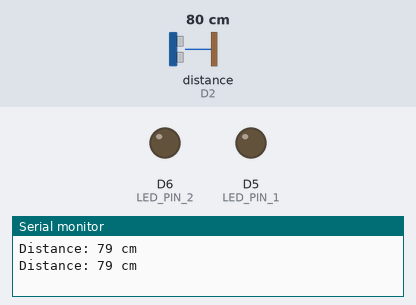
The sketch below on a simulated ESP8266 (NodeMCU). On the bench: output pins drawn as LEDs (lit = HIGH), the last lines printed to the serial monitor. Wiring (inferred from the names in the program): ultrasonic range finder: trigger D1; echo D2. The inputs (shaded band) are chosen by the test bench; at power-on: distance to the obstacle (sensor on D2) 80 cm. The echo pulse lasts 58.3 µs per cm; pins used as bus, display or sensor lines are not drawn.

Above: at 2.8 s.
2.9 s: distance to the obstacle (sensor on D2) set to 35 cm
5.6 s: distance to the obstacle (sensor on D2) set to 27 cm
At 6.5 s:
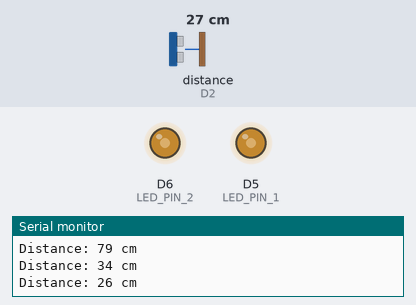
8.3 s: distance to the obstacle (sensor on D2) set to 2 cm
At 10.9 s:
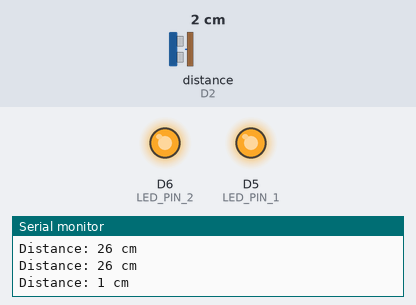
11.5 s: distance to the obstacle (sensor on D2) set to 18 cm
At 12.4 s:
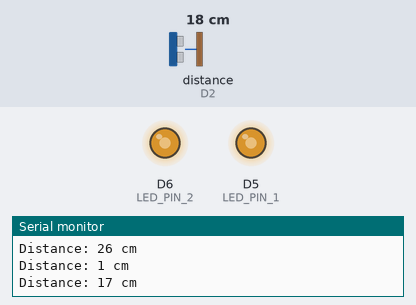
Timing chart, 0 to 14.5 s (numbered marks = the images above; inputs shaded):
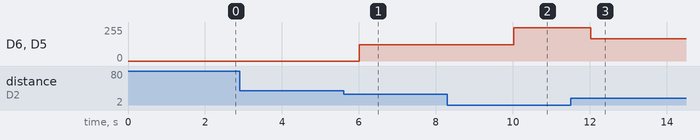

Measured:
- the behaviour switches between 32 and 31 cm on distance to the obstacle (sensor on D2) (found by bisection; images 0 and 1)
- after the input at 5.6 s, D6 (LED_PIN_2), D5 (LED_PIN_1): 0/255 → 122/255 after 0.42 s
- after the input at 8.3 s, D6 (LED_PIN_2), D5 (LED_PIN_1): 122/255 → 250/255 after 1.7 s
- after the input at 11.5 s, D6 (LED_PIN_2), D5 (LED_PIN_1): 250/255 → 168/255 after 0.52 s

The sketch:

sketch_usonic_1_led2.ino
```cpp
#define TRIG_PIN D1  // Connect TRIG pin of ultrasonic sensor to D1
#define ECHO_PIN D2  // Connect ECHO pin of ultrasonic sensor to D2
#define LED_PIN_1 D5 // Connect LED 1 to GPIO pin D5
#define LED_PIN_2 D6 // Connect LED 2 to GPIO pin D6

void setup() {
  Serial.begin(9600);
  pinMode(TRIG_PIN, OUTPUT);
  pinMode(ECHO_PIN, INPUT);
  pinMode(LED_PIN_1, OUTPUT);
  pinMode(LED_PIN_2, OUTPUT);
}

void loop() {
  long duration, distance;

  // Trigger the ultrasonic sensor
  digitalWrite(TRIG_PIN, LOW);
  delayMicroseconds(2);
  digitalWrite(TRIG_PIN, HIGH);
  delayMicroseconds(10);
  digitalWrite(TRIG_PIN, LOW);

  // Read the duration of the echo pulse
  duration = pulseIn(ECHO_PIN, HIGH);

  // Calculate distance
  distance = duration * 0.034 / 2;  // Speed of sound is 340 m/s, divide by 2 for one-way travel

  // Print distance to serial monitor
  Serial.print("Distance: ");
  Serial.print(distance);
  Serial.println(" cm");

  // Control LEDs based on distance
  if (distance > 30) {
    // If the object is far, turn off both LEDs
    analogWrite(LED_PIN_1, 0); // Turn off LED 1
    analogWrite(LED_PIN_2, 0); // Turn off LED 2
  } else {
    // If the object is near, dim and glow the LEDs
    int brightness = map(distance, 0, 50, 255, 0); // Map distance to LED brightness (inverse relationship)
    analogWrite(LED_PIN_1, brightness); // Set brightness for LED 1
    analogWrite(LED_PIN_2, brightness); // Set brightness for LED 2
  }

  delay(2000);  // Small delay between distance measurements
}
```
